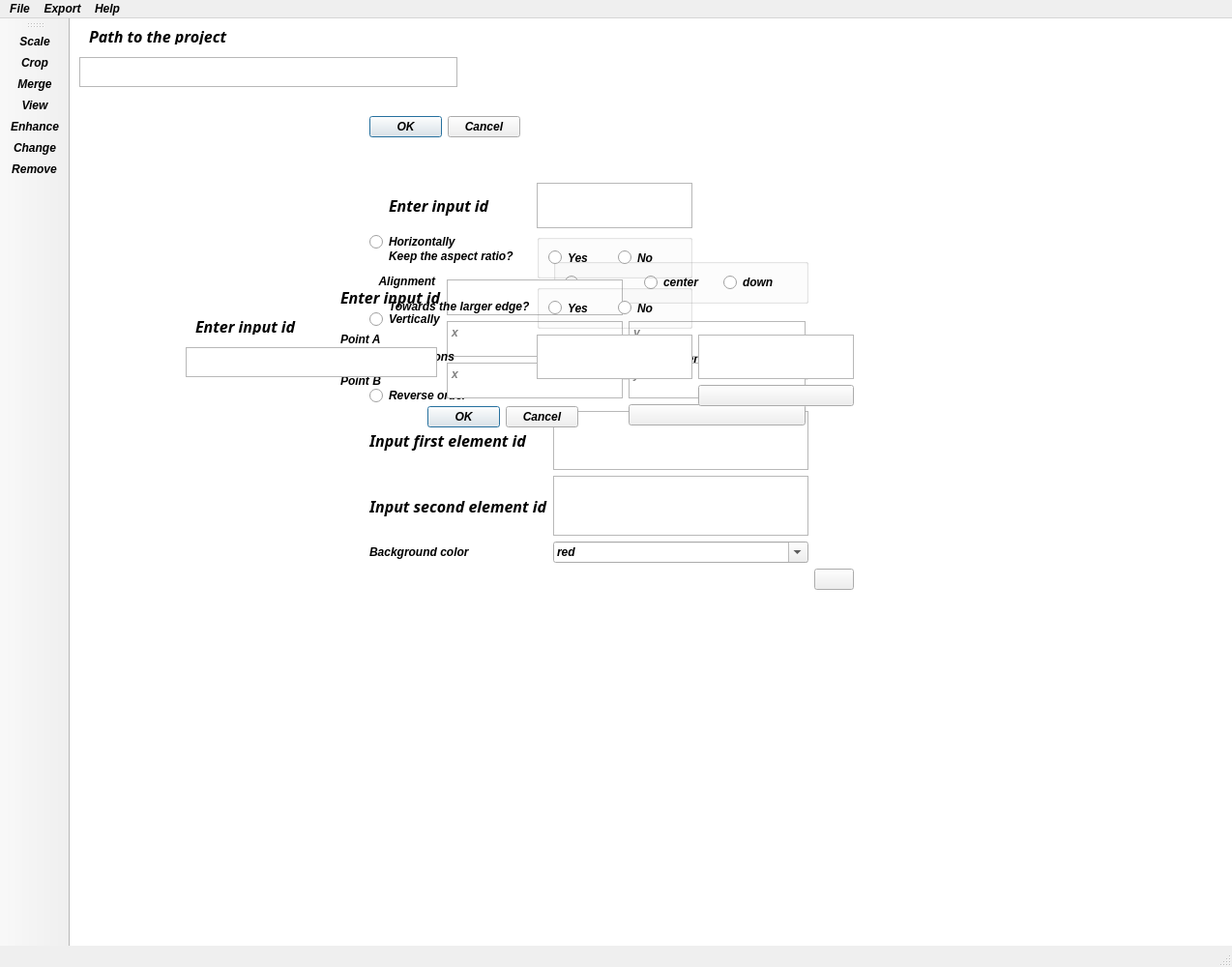
<?xml version="1.0" encoding="UTF-8"?>
<ui version="4.0">
 <class>MainWindow</class>
 <widget class="QMainWindow" name="MainWindow">
  <property name="windowModality">
   <enum>Qt::NonModal</enum>
  </property>
  <property name="geometry">
   <rect>
    <x>0</x>
    <y>0</y>
    <width>1274</width>
    <height>1000</height>
   </rect>
  </property>
  <property name="minimumSize">
   <size>
    <width>1000</width>
    <height>1000</height>
   </size>
  </property>
  <property name="font">
   <font>
    <family>Ubuntu</family>
    <italic>true</italic>
    <bold>true</bold>
   </font>
  </property>
  <property name="contextMenuPolicy">
   <enum>Qt::DefaultContextMenu</enum>
  </property>
  <property name="acceptDrops">
   <bool>false</bool>
  </property>
  <property name="windowTitle">
   <string>SNAP</string>
  </property>
  <property name="windowIcon">
   <iconset resource="resources/Resources.qrc">
    <normaloff>:/resources/heart.png</normaloff>:/resources/heart.png</iconset>
  </property>
  <property name="windowOpacity">
   <double>3.000000000000000</double>
  </property>
  <property name="autoFillBackground">
   <bool>true</bool>
  </property>
  <property name="animated">
   <bool>true</bool>
  </property>
  <property name="tabShape">
   <enum>QTabWidget::Rounded</enum>
  </property>
  <property name="dockNestingEnabled">
   <bool>true</bool>
  </property>
  <property name="unifiedTitleAndToolBarOnMac">
   <bool>false</bool>
  </property>
  <widget class="QWidget" name="centralwidget">
   <widget class="QWidget" name="path_widget" native="true">
    <property name="geometry">
     <rect>
      <x>0</x>
      <y>0</y>
      <width>491</width>
      <height>131</height>
     </rect>
    </property>
    <property name="palette">
     <palette>
      <active>
       <colorrole role="Button">
        <brush brushstyle="SolidPattern">
         <color alpha="255">
          <red>175</red>
          <green>214</green>
          <blue>234</blue>
         </color>
        </brush>
       </colorrole>
      </active>
      <inactive>
       <colorrole role="Button">
        <brush brushstyle="SolidPattern">
         <color alpha="255">
          <red>239</red>
          <green>239</green>
          <blue>239</blue>
         </color>
        </brush>
       </colorrole>
      </inactive>
      <disabled>
       <colorrole role="Button">
        <brush brushstyle="SolidPattern">
         <color alpha="255">
          <red>175</red>
          <green>214</green>
          <blue>234</blue>
         </color>
        </brush>
       </colorrole>
      </disabled>
     </palette>
    </property>
    <property name="cursor">
     <cursorShape>ArrowCursor</cursorShape>
    </property>
    <property name="autoFillBackground">
     <bool>false</bool>
    </property>
    <property name="styleSheet">
     <string notr="true">image: url(:/resources/importBack.png);
font: 700 italic 12pt &quot;Ubuntu Condensed&quot;;</string>
    </property>
    <widget class="QPlainTextEdit" name="path_input">
     <property name="geometry">
      <rect>
       <x>10</x>
       <y>40</y>
       <width>391</width>
       <height>31</height>
      </rect>
     </property>
    </widget>
    <widget class="QLabel" name="path_label">
     <property name="geometry">
      <rect>
       <x>20</x>
       <y>10</y>
       <width>471</width>
       <height>17</height>
      </rect>
     </property>
     <property name="font">
      <font>
       <family>Ubuntu Condensed</family>
       <pointsize>12</pointsize>
       <italic>true</italic>
       <bold>true</bold>
      </font>
     </property>
     <property name="text">
      <string>Path to the project</string>
     </property>
    </widget>
    <widget class="QDialogButtonBox" name="path_button">
     <property name="geometry">
      <rect>
       <x>310</x>
       <y>100</y>
       <width>156</width>
       <height>25</height>
      </rect>
     </property>
     <property name="styleSheet">
      <string notr="true"/>
     </property>
     <property name="standardButtons">
      <set>QDialogButtonBox::Cancel|QDialogButtonBox::Ok</set>
     </property>
    </widget>
   </widget>
   <widget class="QWidget" name="crop_widget" native="true">
    <property name="geometry">
     <rect>
      <x>280</x>
      <y>270</y>
      <width>481</width>
      <height>151</height>
     </rect>
    </property>
    <property name="cursor">
     <cursorShape>ArrowCursor</cursorShape>
    </property>
    <property name="autoFillBackground">
     <bool>false</bool>
    </property>
    <property name="styleSheet">
     <string notr="true">font: 700 italic 12pt &quot;Ubuntu Condensed&quot;;
image: url(:/resources/cut2.png);</string>
    </property>
    <layout class="QGridLayout" name="crop_layout">
     <item row="3" column="2">
      <widget class="QPushButton" name="cropp_button">
       <property name="styleSheet">
        <string notr="true">image: url(:/resources/cut.png);</string>
       </property>
       <property name="text">
        <string/>
       </property>
      </widget>
     </item>
     <item row="1" column="0">
      <widget class="QLabel" name="label">
       <property name="text">
        <string>Point A</string>
       </property>
      </widget>
     </item>
     <item row="2" column="2">
      <widget class="QTextEdit" name="B_y">
       <property name="verticalScrollBarPolicy">
        <enum>Qt::ScrollBarAlwaysOff</enum>
       </property>
       <property name="placeholderText">
        <string>y</string>
       </property>
      </widget>
     </item>
     <item row="1" column="1">
      <widget class="QTextEdit" name="A_x">
       <property name="verticalScrollBarPolicy">
        <enum>Qt::ScrollBarAlwaysOff</enum>
       </property>
       <property name="placeholderText">
        <string>x</string>
       </property>
      </widget>
     </item>
     <item row="0" column="0">
      <widget class="QLabel" name="path_id_crop">
       <property name="font">
        <font>
         <family>Ubuntu Condensed</family>
         <pointsize>12</pointsize>
         <italic>true</italic>
         <bold>true</bold>
        </font>
       </property>
       <property name="text">
        <string>Enter input id</string>
       </property>
      </widget>
     </item>
     <item row="0" column="2" alignment="Qt::AlignRight|Qt::AlignTop">
      <widget class="QPushButton" name="crop_exit">
       <property name="text">
        <string/>
       </property>
       <property name="icon">
        <iconset theme="window-close">
         <normaloff>.</normaloff>.</iconset>
       </property>
       <property name="autoDefault">
        <bool>true</bool>
       </property>
       <property name="default">
        <bool>true</bool>
       </property>
       <property name="flat">
        <bool>true</bool>
       </property>
      </widget>
     </item>
     <item row="1" column="2">
      <widget class="QTextEdit" name="A_y">
       <property name="verticalScrollBarPolicy">
        <enum>Qt::ScrollBarAlwaysOff</enum>
       </property>
       <property name="placeholderText">
        <string>y</string>
       </property>
      </widget>
     </item>
     <item row="0" column="1">
      <widget class="QPlainTextEdit" name="crop_input">
       <property name="verticalScrollBarPolicy">
        <enum>Qt::ScrollBarAlwaysOff</enum>
       </property>
      </widget>
     </item>
     <item row="2" column="1">
      <widget class="QTextEdit" name="B_x">
       <property name="verticalScrollBarPolicy">
        <enum>Qt::ScrollBarAlwaysOff</enum>
       </property>
       <property name="placeholderText">
        <string>x</string>
       </property>
      </widget>
     </item>
     <item row="2" column="0">
      <widget class="QLabel" name="label_2">
       <property name="text">
        <string>Point B</string>
       </property>
      </widget>
     </item>
    </layout>
   </widget>
   <widget class="QWidget" name="scale_widget" native="true">
    <property name="geometry">
     <rect>
      <x>330</x>
      <y>170</y>
      <width>481</width>
      <height>231</height>
     </rect>
    </property>
    <property name="cursor">
     <cursorShape>ArrowCursor</cursorShape>
    </property>
    <property name="autoFillBackground">
     <bool>false</bool>
    </property>
    <property name="styleSheet">
     <string notr="true">font: 700 italic 12pt &quot;Ubuntu Condensed&quot;;
image: url(:/resources/edit2.png);</string>
    </property>
    <layout class="QGridLayout" name="crop_layout_2">
     <item row="1" column="0">
      <widget class="QLabel" name="label_3">
       <property name="text">
        <string>Keep the aspect ratio?</string>
       </property>
      </widget>
     </item>
     <item row="0" column="0">
      <widget class="QLabel" name="path_id_scale">
       <property name="font">
        <font>
         <family>Ubuntu Condensed</family>
         <pointsize>12</pointsize>
         <italic>true</italic>
         <bold>true</bold>
        </font>
       </property>
       <property name="cursor">
        <cursorShape>ArrowCursor</cursorShape>
       </property>
       <property name="text">
        <string>Enter input id</string>
       </property>
      </widget>
     </item>
     <item row="0" column="2" alignment="Qt::AlignRight|Qt::AlignTop">
      <widget class="QPushButton" name="scale_exit">
       <property name="text">
        <string/>
       </property>
       <property name="icon">
        <iconset theme="window-close">
         <normaloff>.</normaloff>.</iconset>
       </property>
       <property name="autoDefault">
        <bool>true</bool>
       </property>
       <property name="default">
        <bool>true</bool>
       </property>
       <property name="flat">
        <bool>true</bool>
       </property>
      </widget>
     </item>
     <item row="4" column="2">
      <widget class="QPushButton" name="scale_button_2">
       <property name="cursor">
        <cursorShape>ArrowCursor</cursorShape>
       </property>
       <property name="styleSheet">
        <string notr="true">image: url(:/resources/Scale.png);</string>
       </property>
       <property name="text">
        <string/>
       </property>
      </widget>
     </item>
     <item row="3" column="2">
      <widget class="QTextEdit" name="dimenzija_y"/>
     </item>
     <item row="1" column="1">
      <widget class="QGroupBox" name="horizontalGroupBox">
       <property name="cursor">
        <cursorShape>ArrowCursor</cursorShape>
       </property>
       <layout class="QHBoxLayout" name="horizontalLayout">
        <item>
         <widget class="QRadioButton" name="odnosIvica_da">
          <property name="text">
           <string>Yes</string>
          </property>
         </widget>
        </item>
        <item>
         <widget class="QRadioButton" name="odnosIvica_ne">
          <property name="focusPolicy">
           <enum>Qt::ClickFocus</enum>
          </property>
          <property name="text">
           <string>No</string>
          </property>
         </widget>
        </item>
       </layout>
      </widget>
     </item>
     <item row="3" column="0">
      <widget class="QLabel" name="label_5">
       <property name="text">
        <string>Dimensions</string>
       </property>
      </widget>
     </item>
     <item row="3" column="1">
      <widget class="QTextEdit" name="dimenzija_x"/>
     </item>
     <item row="2" column="0">
      <widget class="QLabel" name="label_4">
       <property name="text">
        <string>Towards the larger edge?</string>
       </property>
      </widget>
     </item>
     <item row="2" column="1">
      <widget class="QGroupBox" name="horizontalGroupBox_2">
       <property name="cursor">
        <cursorShape>ArrowCursor</cursorShape>
       </property>
       <layout class="QHBoxLayout" name="horizontalLayout_2">
        <item>
         <widget class="QRadioButton" name="premaVecojIvici_da">
          <property name="text">
           <string>Yes</string>
          </property>
         </widget>
        </item>
        <item>
         <widget class="QRadioButton" name="premaVecojIvici_ne">
          <property name="text">
           <string>No</string>
          </property>
         </widget>
        </item>
       </layout>
      </widget>
     </item>
     <item row="0" column="1">
      <widget class="QPlainTextEdit" name="scale_input">
       <property name="enabled">
        <bool>true</bool>
       </property>
       <property name="cursor" stdset="0">
        <cursorShape>ArrowCursor</cursorShape>
       </property>
       <property name="verticalScrollBarPolicy">
        <enum>Qt::ScrollBarAlwaysOff</enum>
       </property>
      </widget>
     </item>
    </layout>
   </widget>
   <widget class="QWidget" name="merge_widget" native="true">
    <property name="geometry">
     <rect>
      <x>310</x>
      <y>220</y>
      <width>501</width>
      <height>371</height>
     </rect>
    </property>
    <property name="cursor">
     <cursorShape>ArrowCursor</cursorShape>
    </property>
    <property name="acceptDrops">
     <bool>false</bool>
    </property>
    <property name="autoFillBackground">
     <bool>false</bool>
    </property>
    <property name="styleSheet">
     <string notr="true">font: 700 italic 12pt &quot;Ubuntu Condensed&quot;;
image: url(:/resources/edit2.png);</string>
    </property>
    <layout class="QGridLayout" name="crop_layout_3">
     <item row="7" column="0">
      <widget class="QLabel" name="merge_label_1">
       <property name="font">
        <font>
         <family>Ubuntu Condensed</family>
         <pointsize>12</pointsize>
         <italic>true</italic>
         <bold>true</bold>
        </font>
       </property>
       <property name="text">
        <string>Input first element id</string>
       </property>
      </widget>
     </item>
     <item row="1" column="1" rowspan="2">
      <widget class="QGroupBox" name="horizontalGroupBox_6">
       <property name="cursor">
        <cursorShape>ArrowCursor</cursorShape>
       </property>
       <layout class="QHBoxLayout" name="horizontalLayout_6">
        <item>
         <widget class="QRadioButton" name="align_up">
          <property name="text">
           <string>up</string>
          </property>
         </widget>
        </item>
        <item>
         <widget class="QRadioButton" name="align_c_hori">
          <property name="text">
           <string>center</string>
          </property>
         </widget>
        </item>
        <item>
         <widget class="QRadioButton" name="align_down">
          <property name="text">
           <string>down</string>
          </property>
         </widget>
        </item>
       </layout>
      </widget>
     </item>
     <item row="10" column="1">
      <widget class="QComboBox" name="combo_box_color">
       <property name="cursor">
        <cursorShape>ArrowCursor</cursorShape>
       </property>
       <property name="focusPolicy">
        <enum>Qt::StrongFocus</enum>
       </property>
       <property name="styleSheet">
        <string notr="true">font: 700 italic 11pt &quot;Ubuntu Condensed&quot;;
image: url(:/resources/switch-png);</string>
       </property>
       <property name="editable">
        <bool>true</bool>
       </property>
       <property name="duplicatesEnabled">
        <bool>false</bool>
       </property>
       <property name="frame">
        <bool>true</bool>
       </property>
       <item>
        <property name="text">
         <string>red</string>
        </property>
       </item>
       <item>
        <property name="text">
         <string>pink</string>
        </property>
       </item>
       <item>
        <property name="text">
         <string>magenta</string>
        </property>
       </item>
       <item>
        <property name="text">
         <string>purple</string>
        </property>
       </item>
       <item>
        <property name="text">
         <string>indigo</string>
        </property>
       </item>
       <item>
        <property name="text">
         <string>blue</string>
        </property>
       </item>
       <item>
        <property name="text">
         <string>navy</string>
        </property>
       </item>
       <item>
        <property name="text">
         <string>cyan</string>
        </property>
       </item>
       <item>
        <property name="text">
         <string>teal</string>
        </property>
       </item>
       <item>
        <property name="text">
         <string>lime</string>
        </property>
       </item>
       <item>
        <property name="text">
         <string>green</string>
        </property>
       </item>
       <item>
        <property name="text">
         <string>yellow</string>
        </property>
       </item>
       <item>
        <property name="text">
         <string>olive</string>
        </property>
       </item>
       <item>
        <property name="text">
         <string>khaki</string>
        </property>
       </item>
       <item>
        <property name="text">
         <string>gold</string>
        </property>
       </item>
       <item>
        <property name="text">
         <string>orange</string>
        </property>
       </item>
       <item>
        <property name="text">
         <string>chocolate</string>
        </property>
       </item>
       <item>
        <property name="text">
         <string>coral</string>
        </property>
       </item>
       <item>
        <property name="text">
         <string>salmon</string>
        </property>
       </item>
       <item>
        <property name="text">
         <string>white</string>
        </property>
       </item>
       <item>
        <property name="text">
         <string>black</string>
        </property>
       </item>
      </widget>
     </item>
     <item row="8" column="0">
      <widget class="QLabel" name="merge_label_2">
       <property name="font">
        <font>
         <family>Ubuntu Condensed</family>
         <pointsize>12</pointsize>
         <italic>true</italic>
         <bold>true</bold>
        </font>
       </property>
       <property name="text">
        <string>Input second element id</string>
       </property>
      </widget>
     </item>
     <item row="7" column="1">
      <widget class="QTextEdit" name="merge_first_id"/>
     </item>
     <item row="3" column="0">
      <widget class="QRadioButton" name="radioButton">
       <property name="text">
        <string>Vertically</string>
       </property>
      </widget>
     </item>
     <item row="1" column="0" rowspan="2">
      <widget class="QLabel" name="m_align_hori">
       <property name="text">
        <string>   Alignment</string>
       </property>
      </widget>
     </item>
     <item row="4" column="1" rowspan="2">
      <widget class="QGroupBox" name="horizontalGroupBox_4">
       <property name="styleSheet">
        <string notr="true"/>
       </property>
       <layout class="QHBoxLayout" name="horizontalLayout_4">
        <item>
         <widget class="QRadioButton" name="align_l">
          <property name="text">
           <string>left</string>
          </property>
         </widget>
        </item>
        <item>
         <widget class="QRadioButton" name="align_c_vertically">
          <property name="text">
           <string>center</string>
          </property>
         </widget>
        </item>
        <item>
         <widget class="QRadioButton" name="align_r">
          <property name="text">
           <string>right</string>
          </property>
         </widget>
        </item>
       </layout>
      </widget>
     </item>
     <item row="10" column="0">
      <widget class="QLabel" name="m_back_color">
       <property name="text">
        <string>Background color</string>
       </property>
      </widget>
     </item>
     <item row="0" column="0">
      <widget class="QRadioButton" name="m_horizontally">
       <property name="text">
        <string>Horizontally</string>
       </property>
       <attribute name="buttonGroup">
        <string notr="true">buttonGroup</string>
       </attribute>
      </widget>
     </item>
     <item row="6" column="0">
      <widget class="QRadioButton" name="m_revere_order">
       <property name="text">
        <string>Reverse order</string>
       </property>
       <attribute name="buttonGroup">
        <string notr="true">buttonGroup</string>
       </attribute>
      </widget>
     </item>
     <item row="11" column="2">
      <widget class="QPushButton" name="merge_btn_ok">
       <property name="styleSheet">
        <string notr="true">image: url(:/resources/merge.png);</string>
       </property>
       <property name="text">
        <string/>
       </property>
      </widget>
     </item>
     <item row="4" column="0" rowspan="2">
      <widget class="QLabel" name="m_align_vert">
       <property name="text">
        <string>   Alignment</string>
       </property>
      </widget>
     </item>
     <item row="8" column="1">
      <widget class="QTextEdit" name="merge_second_id"/>
     </item>
     <item row="0" column="2" alignment="Qt::AlignRight|Qt::AlignTop">
      <widget class="QPushButton" name="merge_exit">
       <property name="text">
        <string/>
       </property>
       <property name="icon">
        <iconset theme="window-close">
         <normaloff>.</normaloff>.</iconset>
       </property>
       <property name="autoDefault">
        <bool>true</bool>
       </property>
       <property name="default">
        <bool>true</bool>
       </property>
       <property name="flat">
        <bool>true</bool>
       </property>
      </widget>
     </item>
    </layout>
   </widget>
   <widget class="QGraphicsView" name="displayWindow">
    <property name="enabled">
     <bool>true</bool>
    </property>
    <property name="geometry">
     <rect>
      <x>-1</x>
      <y>-10</y>
      <width>1800</width>
      <height>1011</height>
     </rect>
    </property>
    <property name="sizePolicy">
     <sizepolicy hsizetype="Minimum" vsizetype="Expanding">
      <horstretch>0</horstretch>
      <verstretch>0</verstretch>
     </sizepolicy>
    </property>
    <property name="frameShape">
     <enum>QFrame::StyledPanel</enum>
    </property>
    <property name="frameShadow">
     <enum>QFrame::Plain</enum>
    </property>
    <property name="dragMode">
     <enum>QGraphicsView::NoDrag</enum>
    </property>
    <property name="transformationAnchor">
     <enum>QGraphicsView::AnchorUnderMouse</enum>
    </property>
   </widget>
   <widget class="QWidget" name="change_widget" native="true">
    <property name="geometry">
     <rect>
      <x>110</x>
      <y>300</y>
      <width>431</width>
      <height>141</height>
     </rect>
    </property>
    <property name="cursor">
     <cursorShape>ArrowCursor</cursorShape>
    </property>
    <property name="mouseTracking">
     <bool>true</bool>
    </property>
    <property name="tabletTracking">
     <bool>false</bool>
    </property>
    <property name="focusPolicy">
     <enum>Qt::StrongFocus</enum>
    </property>
    <property name="acceptDrops">
     <bool>true</bool>
    </property>
    <property name="autoFillBackground">
     <bool>false</bool>
    </property>
    <property name="styleSheet">
     <string notr="true">font: 700 italic 12pt &quot;Ubuntu Condensed&quot;;
image: url(:/resources/writeBack.png);</string>
    </property>
    <widget class="QPlainTextEdit" name="change_input">
     <property name="geometry">
      <rect>
       <x>10</x>
       <y>40</y>
       <width>260</width>
       <height>31</height>
      </rect>
     </property>
    </widget>
    <widget class="QLabel" name="change_label">
     <property name="geometry">
      <rect>
       <x>20</x>
       <y>10</y>
       <width>471</width>
       <height>17</height>
      </rect>
     </property>
     <property name="font">
      <font>
       <family>Ubuntu Condensed</family>
       <pointsize>12</pointsize>
       <italic>true</italic>
       <bold>true</bold>
      </font>
     </property>
     <property name="text">
      <string>Enter input id</string>
     </property>
    </widget>
    <widget class="QDialogButtonBox" name="change_button">
     <property name="geometry">
      <rect>
       <x>260</x>
       <y>100</y>
       <width>156</width>
       <height>25</height>
      </rect>
     </property>
     <property name="palette">
      <palette>
       <active>
        <colorrole role="Button">
         <brush brushstyle="SolidPattern">
          <color alpha="255">
           <red>175</red>
           <green>214</green>
           <blue>234</blue>
          </color>
         </brush>
        </colorrole>
       </active>
       <inactive>
        <colorrole role="Button">
         <brush brushstyle="SolidPattern">
          <color alpha="255">
           <red>239</red>
           <green>239</green>
           <blue>239</blue>
          </color>
         </brush>
        </colorrole>
       </inactive>
       <disabled>
        <colorrole role="Button">
         <brush brushstyle="SolidPattern">
          <color alpha="255">
           <red>175</red>
           <green>214</green>
           <blue>234</blue>
          </color>
         </brush>
        </colorrole>
       </disabled>
      </palette>
     </property>
     <property name="styleSheet">
      <string notr="true">image: url(:/resources/changeBack.png);</string>
     </property>
     <property name="standardButtons">
      <set>QDialogButtonBox::Cancel|QDialogButtonBox::Ok</set>
     </property>
    </widget>
   </widget>
   <zorder>displayWindow</zorder>
   <zorder>merge_widget</zorder>
   <zorder>crop_widget</zorder>
   <zorder>path_widget</zorder>
   <zorder>scale_widget</zorder>
   <zorder>change_widget</zorder>
  </widget>
  <widget class="QStatusBar" name="statusbar">
   <property name="enabled">
    <bool>true</bool>
   </property>
   <property name="cursor">
    <cursorShape>ArrowCursor</cursorShape>
   </property>
  </widget>
  <widget class="QToolBar" name="toolBar">
   <property name="cursor">
    <cursorShape>ArrowCursor</cursorShape>
   </property>
   <property name="contextMenuPolicy">
    <enum>Qt::DefaultContextMenu</enum>
   </property>
   <property name="windowTitle">
    <string>toolBar</string>
   </property>
   <property name="layoutDirection">
    <enum>Qt::LeftToRight</enum>
   </property>
   <property name="autoFillBackground">
    <bool>false</bool>
   </property>
   <property name="movable">
    <bool>true</bool>
   </property>
   <property name="orientation">
    <enum>Qt::Vertical</enum>
   </property>
   <property name="toolButtonStyle">
    <enum>Qt::ToolButtonTextUnderIcon</enum>
   </property>
   <property name="floatable">
    <bool>true</bool>
   </property>
   <attribute name="toolBarArea">
    <enum>LeftToolBarArea</enum>
   </attribute>
   <attribute name="toolBarBreak">
    <bool>false</bool>
   </attribute>
   <addaction name="actionscale"/>
   <addaction name="actionCrop"/>
   <addaction name="actionMerge"/>
   <addaction name="actionView"/>
   <addaction name="actionEnhance"/>
   <addaction name="action_change"/>
   <addaction name="actionRemove"/>
  </widget>
  <widget class="QMenuBar" name="menubar">
   <property name="geometry">
    <rect>
     <x>0</x>
     <y>0</y>
     <width>1274</width>
     <height>22</height>
    </rect>
   </property>
   <property name="sizePolicy">
    <sizepolicy hsizetype="Preferred" vsizetype="Preferred">
     <horstretch>0</horstretch>
     <verstretch>0</verstretch>
    </sizepolicy>
   </property>
   <property name="cursor">
    <cursorShape>ArrowCursor</cursorShape>
   </property>
   <property name="focusPolicy">
    <enum>Qt::WheelFocus</enum>
   </property>
   <property name="contextMenuPolicy">
    <enum>Qt::NoContextMenu</enum>
   </property>
   <property name="acceptDrops">
    <bool>false</bool>
   </property>
   <property name="layoutDirection">
    <enum>Qt::LeftToRight</enum>
   </property>
   <property name="autoFillBackground">
    <bool>false</bool>
   </property>
   <property name="defaultUp">
    <bool>false</bool>
   </property>
   <property name="nativeMenuBar">
    <bool>true</bool>
   </property>
   <widget class="QMenu" name="menuHelp">
    <property name="cursor">
     <cursorShape>ArrowCursor</cursorShape>
    </property>
    <property name="title">
     <string>Help</string>
    </property>
    <addaction name="separator"/>
    <addaction name="action_help"/>
    <addaction name="action_about"/>
   </widget>
   <widget class="QMenu" name="menuFile">
    <property name="cursor">
     <cursorShape>ArrowCursor</cursorShape>
    </property>
    <property name="title">
     <string>File</string>
    </property>
    <addaction name="import_project"/>
    <addaction name="import_image"/>
    <addaction name="save"/>
    <addaction name="save_as"/>
   </widget>
   <widget class="QMenu" name="menuExport">
    <property name="cursor">
     <cursorShape>ArrowCursor</cursorShape>
    </property>
    <property name="title">
     <string>Export</string>
    </property>
    <addaction name="actionExport_image"/>
   </widget>
   <addaction name="menuFile"/>
   <addaction name="menuExport"/>
   <addaction name="menuHelp"/>
  </widget>
  <action name="import_project">
   <property name="checkable">
    <bool>false</bool>
   </property>
   <property name="icon">
    <iconset resource="resources/Resources.qrc">
     <normaloff>:/resources/importproject.png</normaloff>:/resources/importproject.png</iconset>
   </property>
   <property name="text">
    <string>Import project</string>
   </property>
  </action>
  <action name="import_image">
   <property name="icon">
    <iconset resource="resources/Resources.qrc">
     <normaloff>:/resources/importimage.png</normaloff>:/resources/importimage.png</iconset>
   </property>
   <property name="text">
    <string>Import image</string>
   </property>
  </action>
  <action name="save">
   <property name="icon">
    <iconset resource="resources/Resources.qrc">
     <normaloff>:/resources/save.png</normaloff>:/resources/save.png</iconset>
   </property>
   <property name="text">
    <string>Save project</string>
   </property>
  </action>
  <action name="save_as">
   <property name="icon">
    <iconset resource="resources/Resources.qrc">
     <normaloff>:/resources/saveas.png</normaloff>:/resources/saveas.png</iconset>
   </property>
   <property name="text">
    <string>Save as project</string>
   </property>
  </action>
  <action name="view_image">
   <property name="icon">
    <iconset resource="resources/Resources.qrc">
     <normaloff>:/resources/view.png</normaloff>:/resources/view.png</iconset>
   </property>
   <property name="text">
    <string>View image</string>
   </property>
  </action>
  <action name="action_help">
   <property name="enabled">
    <bool>true</bool>
   </property>
   <property name="icon">
    <iconset resource="resources/Resources.qrc">
     <normaloff>:/resources/information.png</normaloff>:/resources/information.png</iconset>
   </property>
   <property name="text">
    <string>Help</string>
   </property>
  </action>
  <action name="action_about">
   <property name="icon">
    <iconset resource="resources/Resources.qrc">
     <normaloff>:/resources/heart.png</normaloff>:/resources/heart.png</iconset>
   </property>
   <property name="text">
    <string>About</string>
   </property>
  </action>
  <action name="action_change">
   <property name="icon">
    <iconset resource="resources/Resources.qrc">
     <normaloff>:/resources/change.png</normaloff>:/resources/change.png</iconset>
   </property>
   <property name="text">
    <string>Change</string>
   </property>
  </action>
  <action name="actionRemove">
   <property name="icon">
    <iconset resource="resources/Resources.qrc">
     <normaloff>:/resources/remove.png</normaloff>:/resources/remove.png</iconset>
   </property>
   <property name="text">
    <string>Remove</string>
   </property>
  </action>
  <action name="actionscale">
   <property name="icon">
    <iconset resource="resources/Resources.qrc">
     <normaloff>:/resources/Scale.png</normaloff>:/resources/Scale.png</iconset>
   </property>
   <property name="text">
    <string>Scale</string>
   </property>
  </action>
  <action name="actionCrop">
   <property name="icon">
    <iconset resource="resources/Resources.qrc">
     <normaloff>:/resources/crop.png</normaloff>:/resources/crop.png</iconset>
   </property>
   <property name="text">
    <string>Crop</string>
   </property>
   <property name="autoRepeat">
    <bool>false</bool>
   </property>
  </action>
  <action name="actionMerge">
   <property name="icon">
    <iconset resource="resources/Resources.qrc">
     <normaloff>:/resources/merge.png</normaloff>:/resources/merge.png</iconset>
   </property>
   <property name="text">
    <string>Merge</string>
   </property>
  </action>
  <action name="actionExport_image">
   <property name="icon">
    <iconset resource="resources/Resources.qrc">
     <normaloff>:/resources/png.png</normaloff>:/resources/png.png</iconset>
   </property>
   <property name="text">
    <string>Export image</string>
   </property>
  </action>
  <action name="actionClose">
   <property name="icon">
    <iconset resource="resources/Resources.qrc">
     <normaloff>:/resources/close.png</normaloff>:/resources/close.png</iconset>
   </property>
   <property name="text">
    <string>Close</string>
   </property>
  </action>
  <action name="actionView">
   <property name="icon">
    <iconset resource="resources/Resources.qrc">
     <normaloff>:/resources/view.png</normaloff>:/resources/view.png</iconset>
   </property>
   <property name="text">
    <string>View </string>
   </property>
  </action>
  <action name="actionEnhance">
   <property name="icon">
    <iconset resource="resources/Resources.qrc">
     <normaloff>:/resources/magic.png</normaloff>:/resources/magic.png</iconset>
   </property>
   <property name="text">
    <string>Enhance</string>
   </property>
   <property name="autoRepeat">
    <bool>false</bool>
   </property>
  </action>
 </widget>
 <resources>
  <include location="resources/Resources.qrc"/>
 </resources>
 <connections/>
 <buttongroups>
  <buttongroup name="buttonGroup">
   <property name="exclusive">
    <bool>false</bool>
   </property>
  </buttongroup>
 </buttongroups>
</ui>
